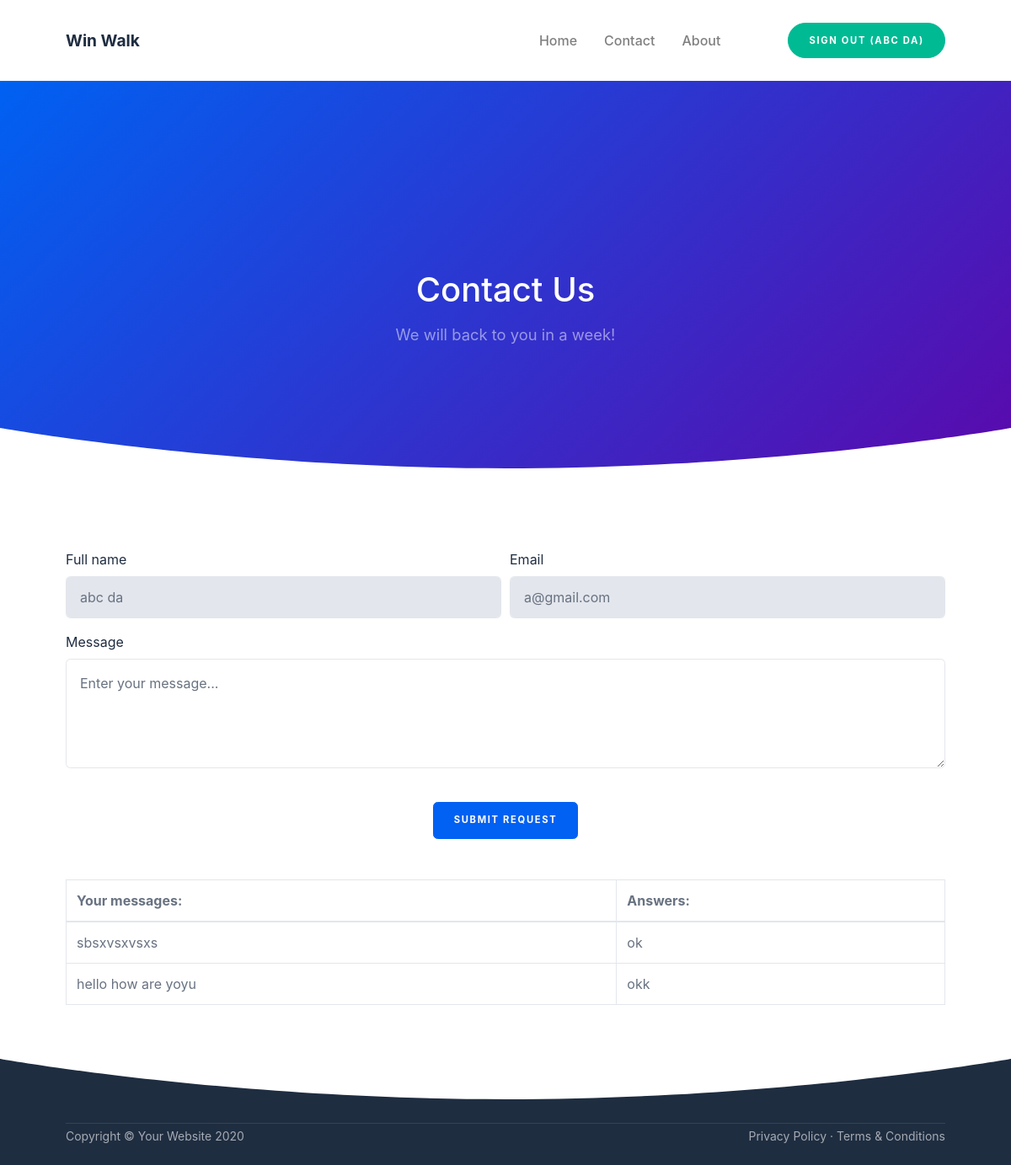
Screenshot of /contact.php (signed in) with the database file from the repository.
### tables this page shows
CREATE TABLE `users` (
  `user_id` int(11) NOT NULL,
  `user_name` varchar(255) NOT NULL,
  `user_nickname` varchar(255) NOT NULL,
  `user_email` varchar(255) NOT NULL,
  `user_password` varchar(255) NOT NULL,
  `user_photo` text NOT NULL,
  `registered_on` varchar(255) NOT NULL,
  `user_role` varchar(255) NOT NULL DEFAULT 'Subscriber'
);

CREATE TABLE `messages` (
  `ms_id` int(11) NOT NULL,
  `ms_username` varchar(255) NOT NULL,
  `ms_useremail` varchar(255) NOT NULL,
  `ms_detail` text NOT NULL,
  `ms_date` varchar(255) NOT NULL,
  `ms_status` varchar(255) NOT NULL DEFAULT 'pending',
  `ms_state` int(11) NOT NULL DEFAULT 0,
  `reply` text NOT NULL
);

### contact.php (the view, shortened to what this page needs)
<?php require_once("./includes/header.php"); ?>
        <div id="layoutDefault">
            <div id="layoutDefault_content">
                <main>
                    <nav class="navbar navbar-marketing navbar-expand-lg bg-white navbar-light">
                        <div class="container">
                            <a class="navbar-brand text-dark" href="index.php">Win Walk</a>
                            <div class="collapse navbar-collapse" id="navbarSupportedContent">
                                <ul class="navbar-nav ml-auto mr-lg-5">
                                    <li class="nav-item">
                                        <a class="nav-link" href="index.php">Home </a>
                                    </li>
                                    <li class="nav-item dropdown no-caret">
                                        <a class="nav-link" href="contact.php">Contact</a>
                                    </li>
                                    <li class="nav-item dropdown no-caret">
                                        <a class="nav-link" href="about.php">About</a>
                                    </li>
                                </ul>
                                <?php
                                    $curr_page = basename(__FILE__);
                                    require_once("./includes/registration.php");
                                ?>
                            </div>
                        </div>
                    </nav>
                 <header class="page-header page-header-dark bg-gradient-primary-to-secondary">
                        <div class="page-header-content pt-10">
                            <div class="container text-center">
                                <div class="row justify-content-center">
                                    <div class="col-lg-8">
                                        <h1 class="page-header-title mb-3">Contact Us</h1>
                                        <p class="page-header-text">We will back to you in a week!</p>
                                    </div>
                                </div>
                            </div>
                        </div>
                        <div class="svg-border-rounded text-white">
                            <svg xmlns="http://www.w3.org/2000/svg" viewBox="0 0 144.54 17.34" preserveAspectRatio="none" fill="currentColor"><path d="M144.54,17.34H0V0H144.54ZM0,0S32.36,17.34,72.27,17.34,144.54,0,144.54,0" /></svg>
                        </div>
                    </header>
                    <section class="bg-white py-10">
                        <div class="container">
                            <?php
                                if(isset($_COOKIE['_uid_']) || isset($_COOKIE['_uiid_']) || isset($_SESSION['login'])) { ?>
                                    <form action="contact.php" method="POST">
                                        <?php
                                            if(isset($_COOKIE['_uid_'])) {
                                                $user_id = base64_decode($_COOKIE['_uid_']);
                                            } else if(isset($_SESSION['user_id'])) {
                                                $user_id = $_SESSION['user_id'];
                                            } else {
                                                $user_id = -1;
                                            }
                                            $sql = "SELECT * FROM users WHERE user_id = :id";
                                            $stmt = $pdo->prepare($sql);
                                            $stmt->execute([
                                                ':id' => $user_id
                                            ]);
                                            $user = $stmt->fetch(PDO::FETCH_ASSOC);
                                            $user_name = $user['user_name'];
                                            $user_email = $user['user_email'];
                                        ?>
                                        <div class="form-row">
                                            <div class="form-group col-md-6">
                                                <label class="text-dark" for="inputName">Full name</label>
                                                <input value="<?php echo $user_name; ?>" readonly="true" class="form-control py-4" id="inputName" type="text" placeholder="Full name" />
                                            </div>
                                            <div class="form-group col-md-6">
                                                <label class="text-dark" for="inputEmail">Email</label>
                                                <input value="<?php echo $user_email; ?>" readonly="true" class="form-control py-4" id="inputEmail" type="email" placeholder="name@example.com" />
                                            </div>
                                        </div>
                                        <div class="form-group">
                                            <label class="text-dark" for="inputMessage">Message</label>
                                            <textarea name="message" class="form-control py-3" id="inputMessage" type="text" placeholder="Enter your message..." rows="4"></textarea>
                                        </div>
                                        <div class="text-center">
                                            <button name="send" class="btn btn-primary btn-marketing mt-4" type="submit">Submit Request</button>
                                        </div>
                                    </form>
                                    <table class="table table-bordered table-hover mt-5" id="dataTable" width="100%" cellspacing="0">
                                        <thead>
                                            <tr>
                                                <th>Your messages:</th>
                                                <th>Answers:</th>
                                            </tr>
                                        </thead>
                                        <tbody>
                                            <?php
                                                $sql1 = "SELECT * FROM messages WHERE ms_useremail = :email";
                                                $stmt1 = $pdo->prepare($sql1);
                                                $stmt1->execute([
                                                    ':email' => $user_email
                                                ]);
                                                while($ms = $stmt1->fetch(PDO::FETCH_ASSOC)) {
                                                    $ms_detail = $ms['ms_detail'];
                                                    $reply = $ms['reply']; ?>
                                                    <tr>
                                                      <td><?php echo $ms_detail; ?></td>
                                                      <td><?php echo $reply; ?></td>
                                                  </tr>
                                                <?php }
                                            ?>
                                        </tbody>
                                    </table>
                               <?php } else { ?>
                                    <a href="./backend/sign-in.php">Sign in to contact us!</a>
                               <?php }
                            ?>
                        </div>
                        <div class="svg-border-rounded text-dark">
                            <svg xmlns="http://www.w3.org/2000/svg" viewBox="0 0 144.54 17.34" preserveAspectRatio="none" fill="currentColor"><path d="M144.54,17.34H0V0H144.54ZM0,0S32.36,17.34,72.27,17.34,144.54,0,144.54,0" /></svg>
                        </div>
                    </section>
                </main>
            </div>
            <div id="layoutDefault_footer">
                <footer class="footer pt-4 pb-4 mt-auto bg-dark footer-dark">
                    <div class="container">
                        <hr class="my-1" />
                        <div class="row align-items-center">
                            <div class="col-md-6 small">Copyright &#xA9; Your Website 2020</div>
                            <div class="col-md-6 text-md-right small">
                                <a href="privacy-policy.php">Privacy Policy</a>
                                &#xB7;
                                <a href="terms-conditions.php">Terms &amp; Conditions</a>
                            </div>
                        </div>
                    </div>
                </footer>
            </div>
        </div>
<?php require_once("./includes/footer.php"); ?>

### includes/registration.php (shortened to what this page needs)
<?php
    if(isset($_SESSION['login'])) {
            $user_id = $_SESSION['user_id'];
            $user_nickname = $_SESSION['user_nickname'];
            $sql = "SELECT * FROM users WHERE user_id = :id AND user_nickname = :nickname";
            $stmt = $pdo->prepare($sql);
            $stmt->execute([
                ':id' => $user_id,
                ':nickname' => $user_nickname
            ]);
            $user = $stmt->fetch(PDO::FETCH_ASSOC);
            $user_name = $user['user_name'];
        ?>
        <form action="<?php echo $curr_page; ?>" method="POST">
            <button name="reset" class="btn-teal btn rounded-pill px-4 ml-lg-4">Sign out (<?php echo $user_name; ?>)</button>
        </form>
    <?php }
?>

### rows the page displays
users: user_name "ABC DA", user_name "abc da", user_email "a@gmail.com"
messages: ms_detail "sbsxvsxvsxs", reply "ok"
messages: ms_detail "hello how are yoyu", reply "okk"
